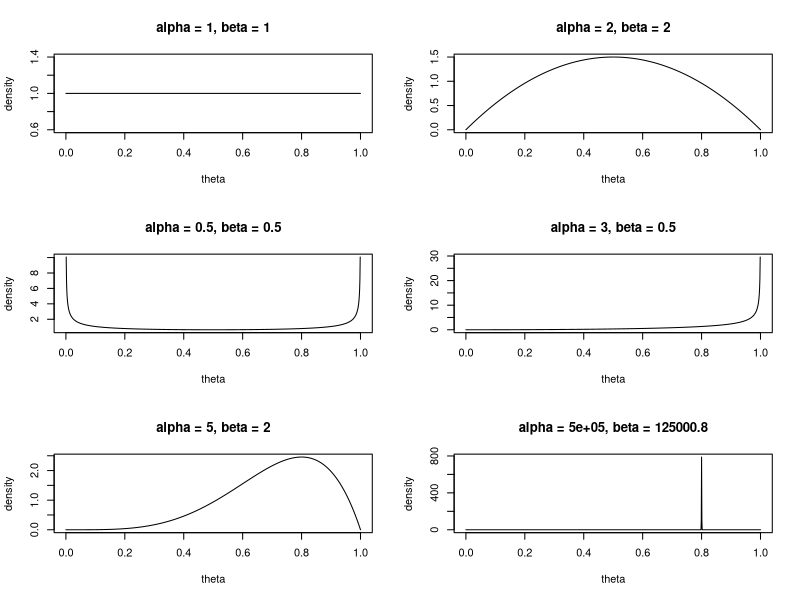

This chart was generated by the following R code:
library(stats)

par(mfrow = c(3, 2)) # display multiple plots
x = seq(0, 1, by = 0.001) # Probability
alpha = c(1, 2, 0.5, 3, 5, 500000)
beta = c(1, 2, 0.5, 0.5, 2, 125000.8)
for(i in 1:length(alpha)){
  y <- dbeta(x, shape1 = alpha[i], shape2 = beta[i])
  plot(x, y, main = paste("alpha = ", alpha[i], ", beta = ", beta[i], sep = ""), 
       type = "l", xlab = "theta", ylab = "density")
}
